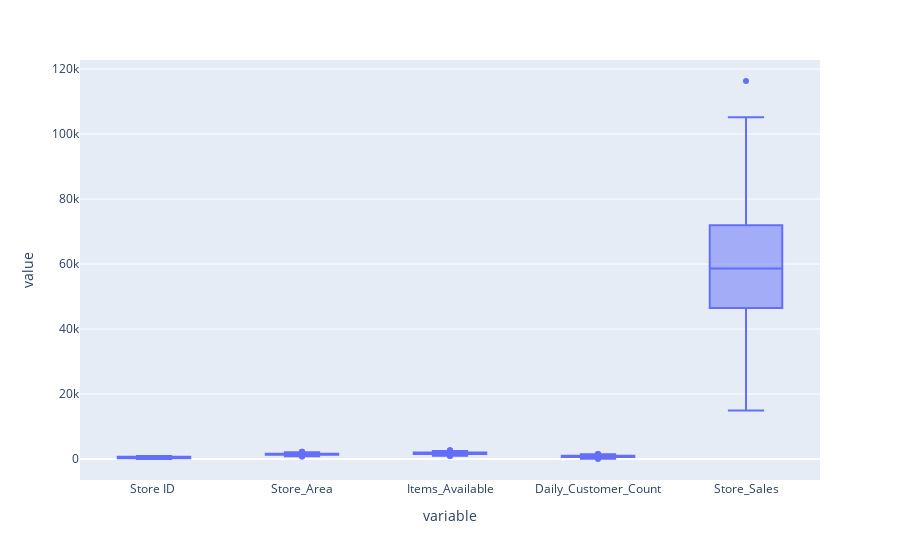

The notebook cell saved with this chart:
### Code cell
px.box(df)

### Figure 1 — Plotly figure (JSON) as saved in the notebook; plotly's stock layout.template omitted (floating-point values rounded to 4 significant figures; data arrays with more than 128 entries replaced by an {"elided": "..."} marker saying what was removed)
{"data": [{"alignmentgroup": "True", "hovertemplate": "variable=%{x}<br>value=%{y}<extra></extra>", "legendgroup": "", "marker": {"color": "#636efa"}, "name": "", "notched": false, "offsetgroup": "", "orientation": "v", "showlegend": false, "type": "box", "x": {"elided": "4480 str values"}, "x0": " ", "xaxis": "x", "y": {"elided": "4480 int values"}, "y0": " ", "yaxis": "y"}], "layout": {"boxmode": "group", "legend": {"tracegroupgap": 0}, "margin": {"t": 60}, "xaxis": {"anchor": "y", "domain": [0, 1], "title": {"text": "variable"}}, "yaxis": {"anchor": "x", "domain": [0, 1], "title": {"text": "value"}}}}
